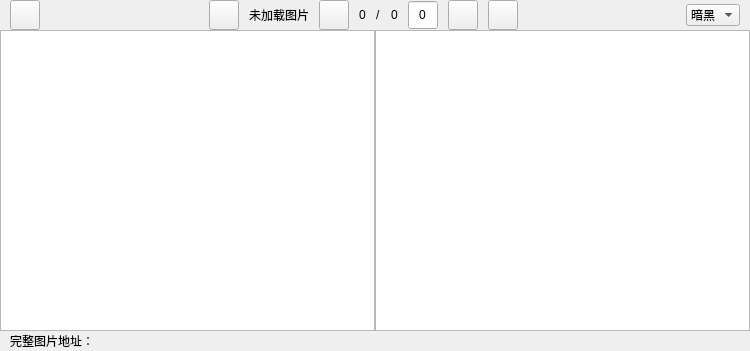
<?xml version="1.0" encoding="UTF-8"?>
<ui version="4.0">
 <class>MainWindow</class>
 <widget class="QWidget" name="MainWindow">
  <property name="geometry">
   <rect>
    <x>0</x>
    <y>0</y>
    <width>750</width>
    <height>351</height>
   </rect>
  </property>
  <property name="windowTitle">
   <string>Form</string>
  </property>
  <layout class="QVBoxLayout" name="verticalLayout">
   <property name="spacing">
    <number>0</number>
   </property>
   <property name="leftMargin">
    <number>0</number>
   </property>
   <property name="topMargin">
    <number>0</number>
   </property>
   <property name="rightMargin">
    <number>0</number>
   </property>
   <property name="bottomMargin">
    <number>0</number>
   </property>
   <item>
    <layout class="QHBoxLayout" name="horizontalLayout">
     <property name="spacing">
      <number>0</number>
     </property>
     <item>
      <spacer name="horizontalSpacer_10">
       <property name="orientation">
        <enum>Qt::Horizontal</enum>
       </property>
       <property name="sizeType">
        <enum>QSizePolicy::Fixed</enum>
       </property>
       <property name="sizeHint" stdset="0">
        <size>
         <width>10</width>
         <height>20</height>
        </size>
       </property>
      </spacer>
     </item>
     <item>
      <widget class="QToolButton" name="menu_folder">
       <property name="minimumSize">
        <size>
         <width>30</width>
         <height>30</height>
        </size>
       </property>
       <property name="text">
        <string/>
       </property>
       <property name="icon">
        <iconset resource="../static.qrc">
         <normaloff>:/image/light/folder.png</normaloff>:/image/light/folder.png</iconset>
       </property>
      </widget>
     </item>
     <item>
      <spacer name="horizontalSpacer_12">
       <property name="orientation">
        <enum>Qt::Horizontal</enum>
       </property>
       <property name="sizeType">
        <enum>QSizePolicy::Fixed</enum>
       </property>
       <property name="sizeHint" stdset="0">
        <size>
         <width>10</width>
         <height>20</height>
        </size>
       </property>
      </spacer>
     </item>
     <item>
      <spacer name="horizontalSpacer">
       <property name="orientation">
        <enum>Qt::Horizontal</enum>
       </property>
       <property name="sizeHint" stdset="0">
        <size>
         <width>40</width>
         <height>20</height>
        </size>
       </property>
      </spacer>
     </item>
     <item>
      <widget class="QToolButton" name="btn_prev">
       <property name="minimumSize">
        <size>
         <width>30</width>
         <height>30</height>
        </size>
       </property>
       <property name="text">
        <string/>
       </property>
       <property name="icon">
        <iconset resource="../static.qrc">
         <normaloff>:/image/light/left.png</normaloff>:/image/light/left.png</iconset>
       </property>
      </widget>
     </item>
     <item>
      <spacer name="horizontalSpacer_3">
       <property name="orientation">
        <enum>Qt::Horizontal</enum>
       </property>
       <property name="sizeType">
        <enum>QSizePolicy::Fixed</enum>
       </property>
       <property name="sizeHint" stdset="0">
        <size>
         <width>10</width>
         <height>20</height>
        </size>
       </property>
      </spacer>
     </item>
     <item>
      <widget class="QLabel" name="imgname">
       <property name="sizePolicy">
        <sizepolicy hsizetype="Preferred" vsizetype="Fixed">
         <horstretch>0</horstretch>
         <verstretch>0</verstretch>
        </sizepolicy>
       </property>
       <property name="minimumSize">
        <size>
         <width>0</width>
         <height>30</height>
        </size>
       </property>
       <property name="text">
        <string>未加载图片</string>
       </property>
       <property name="alignment">
        <set>Qt::AlignCenter</set>
       </property>
       <property name="textInteractionFlags">
        <set>Qt::TextSelectableByMouse</set>
       </property>
      </widget>
     </item>
     <item>
      <spacer name="horizontalSpacer_4">
       <property name="orientation">
        <enum>Qt::Horizontal</enum>
       </property>
       <property name="sizeType">
        <enum>QSizePolicy::Fixed</enum>
       </property>
       <property name="sizeHint" stdset="0">
        <size>
         <width>10</width>
         <height>20</height>
        </size>
       </property>
      </spacer>
     </item>
     <item>
      <widget class="QToolButton" name="btn_next">
       <property name="minimumSize">
        <size>
         <width>30</width>
         <height>30</height>
        </size>
       </property>
       <property name="text">
        <string/>
       </property>
       <property name="icon">
        <iconset resource="../static.qrc">
         <normaloff>:/image/light/right.png</normaloff>:/image/light/right.png</iconset>
       </property>
      </widget>
     </item>
     <item>
      <spacer name="horizontalSpacer_5">
       <property name="orientation">
        <enum>Qt::Horizontal</enum>
       </property>
       <property name="sizeType">
        <enum>QSizePolicy::Fixed</enum>
       </property>
       <property name="sizeHint" stdset="0">
        <size>
         <width>10</width>
         <height>20</height>
        </size>
       </property>
      </spacer>
     </item>
     <item>
      <widget class="QLabel" name="label_image_idx">
       <property name="sizePolicy">
        <sizepolicy hsizetype="Preferred" vsizetype="Fixed">
         <horstretch>0</horstretch>
         <verstretch>0</verstretch>
        </sizepolicy>
       </property>
       <property name="minimumSize">
        <size>
         <width>0</width>
         <height>30</height>
        </size>
       </property>
       <property name="text">
        <string>0</string>
       </property>
      </widget>
     </item>
     <item>
      <spacer name="horizontalSpacer_8">
       <property name="orientation">
        <enum>Qt::Horizontal</enum>
       </property>
       <property name="sizeType">
        <enum>QSizePolicy::Fixed</enum>
       </property>
       <property name="sizeHint" stdset="0">
        <size>
         <width>10</width>
         <height>20</height>
        </size>
       </property>
      </spacer>
     </item>
     <item>
      <widget class="QLabel" name="label_seg">
       <property name="text">
        <string>/</string>
       </property>
      </widget>
     </item>
     <item>
      <spacer name="horizontalSpacer_14">
       <property name="orientation">
        <enum>Qt::Horizontal</enum>
       </property>
       <property name="sizeType">
        <enum>QSizePolicy::Fixed</enum>
       </property>
       <property name="sizeHint" stdset="0">
        <size>
         <width>10</width>
         <height>20</height>
        </size>
       </property>
      </spacer>
     </item>
     <item>
      <widget class="QLabel" name="label_image_total">
       <property name="sizePolicy">
        <sizepolicy hsizetype="Preferred" vsizetype="Fixed">
         <horstretch>0</horstretch>
         <verstretch>0</verstretch>
        </sizepolicy>
       </property>
       <property name="minimumSize">
        <size>
         <width>0</width>
         <height>30</height>
        </size>
       </property>
       <property name="text">
        <string>0</string>
       </property>
      </widget>
     </item>
     <item>
      <spacer name="horizontalSpacer_15">
       <property name="orientation">
        <enum>Qt::Horizontal</enum>
       </property>
       <property name="sizeType">
        <enum>QSizePolicy::Fixed</enum>
       </property>
       <property name="sizeHint" stdset="0">
        <size>
         <width>10</width>
         <height>20</height>
        </size>
       </property>
      </spacer>
     </item>
     <item>
      <widget class="QSpinBox" name="input_idx">
       <property name="minimumSize">
        <size>
         <width>30</width>
         <height>30</height>
        </size>
       </property>
       <property name="alignment">
        <set>Qt::AlignCenter</set>
       </property>
       <property name="buttonSymbols">
        <enum>QAbstractSpinBox::NoButtons</enum>
       </property>
       <property name="maximum">
        <number>0</number>
       </property>
       <property name="value">
        <number>0</number>
       </property>
      </widget>
     </item>
     <item>
      <spacer name="horizontalSpacer_6">
       <property name="orientation">
        <enum>Qt::Horizontal</enum>
       </property>
       <property name="sizeType">
        <enum>QSizePolicy::Fixed</enum>
       </property>
       <property name="sizeHint" stdset="0">
        <size>
         <width>10</width>
         <height>20</height>
        </size>
       </property>
      </spacer>
     </item>
     <item>
      <widget class="QToolButton" name="btn_rotate">
       <property name="minimumSize">
        <size>
         <width>30</width>
         <height>30</height>
        </size>
       </property>
       <property name="text">
        <string/>
       </property>
       <property name="icon">
        <iconset resource="../static.qrc">
         <normaloff>:/image/light/rotate.png</normaloff>:/image/light/rotate.png</iconset>
       </property>
      </widget>
     </item>
     <item>
      <spacer name="horizontalSpacer_7">
       <property name="orientation">
        <enum>Qt::Horizontal</enum>
       </property>
       <property name="sizeType">
        <enum>QSizePolicy::Fixed</enum>
       </property>
       <property name="sizeHint" stdset="0">
        <size>
         <width>10</width>
         <height>20</height>
        </size>
       </property>
      </spacer>
     </item>
     <item>
      <widget class="QToolButton" name="btn_delete">
       <property name="minimumSize">
        <size>
         <width>30</width>
         <height>30</height>
        </size>
       </property>
       <property name="text">
        <string/>
       </property>
       <property name="icon">
        <iconset resource="../static.qrc">
         <normaloff>:/image/light/delete.png</normaloff>:/image/light/delete.png</iconset>
       </property>
      </widget>
     </item>
     <item>
      <spacer name="horizontalSpacer_2">
       <property name="orientation">
        <enum>Qt::Horizontal</enum>
       </property>
       <property name="sizeHint" stdset="0">
        <size>
         <width>40</width>
         <height>20</height>
        </size>
       </property>
      </spacer>
     </item>
     <item>
      <spacer name="horizontalSpacer_13">
       <property name="orientation">
        <enum>Qt::Horizontal</enum>
       </property>
       <property name="sizeType">
        <enum>QSizePolicy::Fixed</enum>
       </property>
       <property name="sizeHint" stdset="0">
        <size>
         <width>10</width>
         <height>20</height>
        </size>
       </property>
      </spacer>
     </item>
     <item>
      <widget class="QComboBox" name="theme">
       <item>
        <property name="text">
         <string>暗黑</string>
        </property>
        <property name="icon">
         <iconset resource="../static.qrc">
          <normaloff>:/image/light/dark.png</normaloff>:/image/light/dark.png</iconset>
        </property>
       </item>
       <item>
        <property name="text">
         <string>浅色</string>
        </property>
        <property name="icon">
         <iconset resource="../static.qrc">
          <normaloff>:/image/light/light.png</normaloff>:/image/light/light.png</iconset>
        </property>
       </item>
      </widget>
     </item>
     <item>
      <spacer name="horizontalSpacer_11">
       <property name="orientation">
        <enum>Qt::Horizontal</enum>
       </property>
       <property name="sizeType">
        <enum>QSizePolicy::Fixed</enum>
       </property>
       <property name="sizeHint" stdset="0">
        <size>
         <width>10</width>
         <height>20</height>
        </size>
       </property>
      </spacer>
     </item>
    </layout>
   </item>
   <item>
    <widget class="QSplitter" name="splitter">
     <property name="orientation">
      <enum>Qt::Horizontal</enum>
     </property>
     <property name="handleWidth">
      <number>0</number>
     </property>
     <widget class="QTreeWidget" name="treeWidget">
      <property name="editTriggers">
       <set>QAbstractItemView::NoEditTriggers</set>
      </property>
      <property name="indentation">
       <number>20</number>
      </property>
      <property name="animated">
       <bool>true</bool>
      </property>
      <property name="allColumnsShowFocus">
       <bool>false</bool>
      </property>
      <property name="wordWrap">
       <bool>false</bool>
      </property>
      <property name="headerHidden">
       <bool>true</bool>
      </property>
      <attribute name="headerVisible">
       <bool>false</bool>
      </attribute>
      <column>
       <property name="text">
        <string notr="true">1</string>
       </property>
      </column>
     </widget>
     <widget class="QGraphicsView" name="graphicsView">
      <property name="sizePolicy">
       <sizepolicy hsizetype="Preferred" vsizetype="Preferred">
        <horstretch>0</horstretch>
        <verstretch>0</verstretch>
       </sizepolicy>
      </property>
     </widget>
    </widget>
   </item>
   <item>
    <layout class="QHBoxLayout" name="horizontalLayout_3">
     <property name="leftMargin">
      <number>10</number>
     </property>
     <property name="rightMargin">
      <number>10</number>
     </property>
     <item>
      <widget class="QLabel" name="status_bar_folder">
       <property name="sizePolicy">
        <sizepolicy hsizetype="Fixed" vsizetype="Fixed">
         <horstretch>0</horstretch>
         <verstretch>0</verstretch>
        </sizepolicy>
       </property>
       <property name="text">
        <string>完整图片地址：</string>
       </property>
      </widget>
     </item>
     <item>
      <widget class="QLabel" name="status_bar_folder_value">
       <property name="sizePolicy">
        <sizepolicy hsizetype="Preferred" vsizetype="Fixed">
         <horstretch>0</horstretch>
         <verstretch>0</verstretch>
        </sizepolicy>
       </property>
       <property name="text">
        <string/>
       </property>
       <property name="textInteractionFlags">
        <set>Qt::TextSelectableByMouse</set>
       </property>
      </widget>
     </item>
     <item>
      <spacer name="horizontalSpacer_9">
       <property name="orientation">
        <enum>Qt::Horizontal</enum>
       </property>
       <property name="sizeHint" stdset="0">
        <size>
         <width>40</width>
         <height>20</height>
        </size>
       </property>
      </spacer>
     </item>
    </layout>
   </item>
  </layout>
 </widget>
 <resources>
  <include location="../static.qrc"/>
 </resources>
 <connections/>
</ui>
